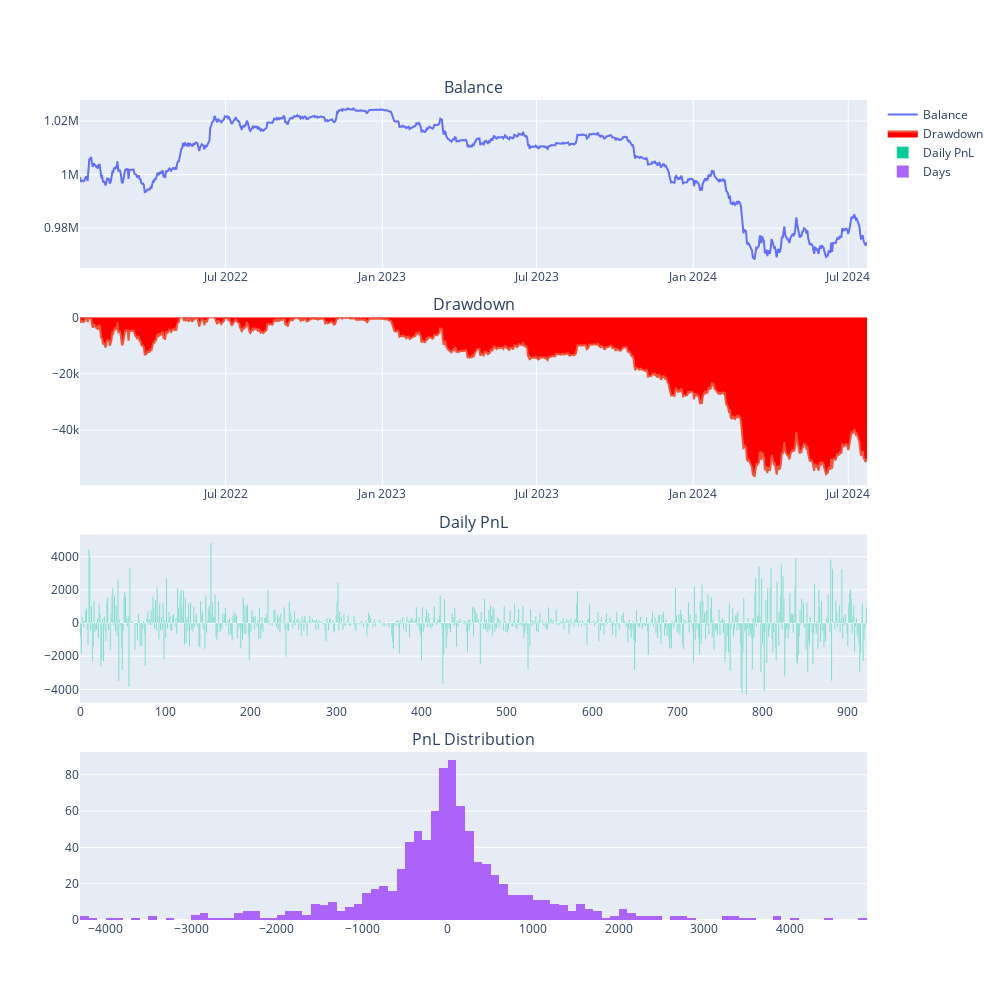

The cell this chart's notebook holds for it:
### Code cell
engine.show_chart()

### Figure 1 — Plotly figure (JSON) as saved in the notebook; plotly's stock layout.template omitted (floating-point values rounded to 4 significant figures; data arrays with more than 128 entries replaced by an {"elided": "..."} marker saying what was removed)
{"data": [{"mode": "lines", "name": "Balance", "type": "scatter", "x": {"elided": "923 str values"}, "xaxis": "x", "y": {"elided": "923 float values"}, "yaxis": "y"}, {"fill": "tozeroy", "fillcolor": "red", "mode": "lines", "name": "Drawdown", "type": "scatter", "x": {"elided": "923 str values"}, "xaxis": "x2", "y": {"elided": "923 float values"}, "yaxis": "y2"}, {"name": "Daily PnL", "type": "bar", "xaxis": "x3", "y": {"elided": "923 float values"}, "yaxis": "y3"}, {"name": "Days", "nbinsx": 100, "type": "histogram", "x": {"elided": "923 float values"}, "xaxis": "x4", "yaxis": "y4"}], "layout": {"annotations": [{"font": {"size": 16}, "showarrow": false, "text": "Balance", "x": 0.5, "xanchor": "center", "xref": "paper", "y": 1, "yanchor": "bottom", "yref": "paper"}, {"font": {"size": 16}, "showarrow": false, "text": "Drawdown", "x": 0.5, "xanchor": "center", "xref": "paper", "y": 0.735, "yanchor": "bottom", "yref": "paper"}, {"font": {"size": 16}, "showarrow": false, "text": "Daily PnL", "x": 0.5, "xanchor": "center", "xref": "paper", "y": 0.47, "yanchor": "bottom", "yref": "paper"}, {"font": {"size": 16}, "showarrow": false, "text": "PnL Distribution", "x": 0.5, "xanchor": "center", "xref": "paper", "y": 0.205, "yanchor": "bottom", "yref": "paper"}], "height": 1000, "width": 1000, "xaxis": {"anchor": "y", "domain": [0, 1]}, "xaxis2": {"anchor": "y2", "domain": [0, 1]}, "xaxis3": {"anchor": "y3", "domain": [0, 1]}, "xaxis4": {"anchor": "y4", "domain": [0, 1]}, "yaxis": {"anchor": "x", "domain": [0.795, 1]}, "yaxis2": {"anchor": "x2", "domain": [0.53, 0.735]}, "yaxis3": {"anchor": "x3", "domain": [0.265, 0.47]}, "yaxis4": {"anchor": "x4", "domain": [0, 0.205]}}}
